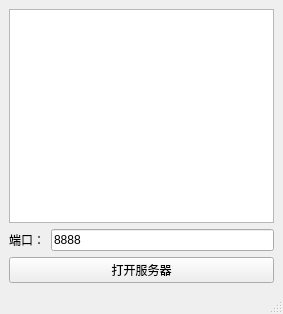
<?xml version="1.0" encoding="UTF-8"?>
<ui version="4.0">
 <class>MainWindow</class>
 <widget class="QMainWindow" name="MainWindow">
  <property name="geometry">
   <rect>
    <x>0</x>
    <y>0</y>
    <width>283</width>
    <height>314</height>
   </rect>
  </property>
  <property name="windowTitle">
   <string>MainWindow</string>
  </property>
  <widget class="QWidget" name="centralwidget">
   <layout class="QGridLayout" name="gridLayout">
    <item row="0" column="0" colspan="2">
     <widget class="QTextEdit" name="textEdit"/>
    </item>
    <item row="1" column="0">
     <widget class="QLabel" name="label">
      <property name="text">
       <string>端口：</string>
      </property>
     </widget>
    </item>
    <item row="1" column="1">
     <widget class="QLineEdit" name="lineEdit">
      <property name="text">
       <string>8888</string>
      </property>
     </widget>
    </item>
    <item row="2" column="0" colspan="2">
     <widget class="QPushButton" name="Button_waitConnect">
      <property name="text">
       <string>打开服务器</string>
      </property>
     </widget>
    </item>
   </layout>
  </widget>
  <widget class="QMenuBar" name="menubar">
   <property name="geometry">
    <rect>
     <x>0</x>
     <y>0</y>
     <width>283</width>
     <height>23</height>
    </rect>
   </property>
  </widget>
  <widget class="QStatusBar" name="statusbar"/>
 </widget>
 <resources/>
 <connections/>
</ui>
